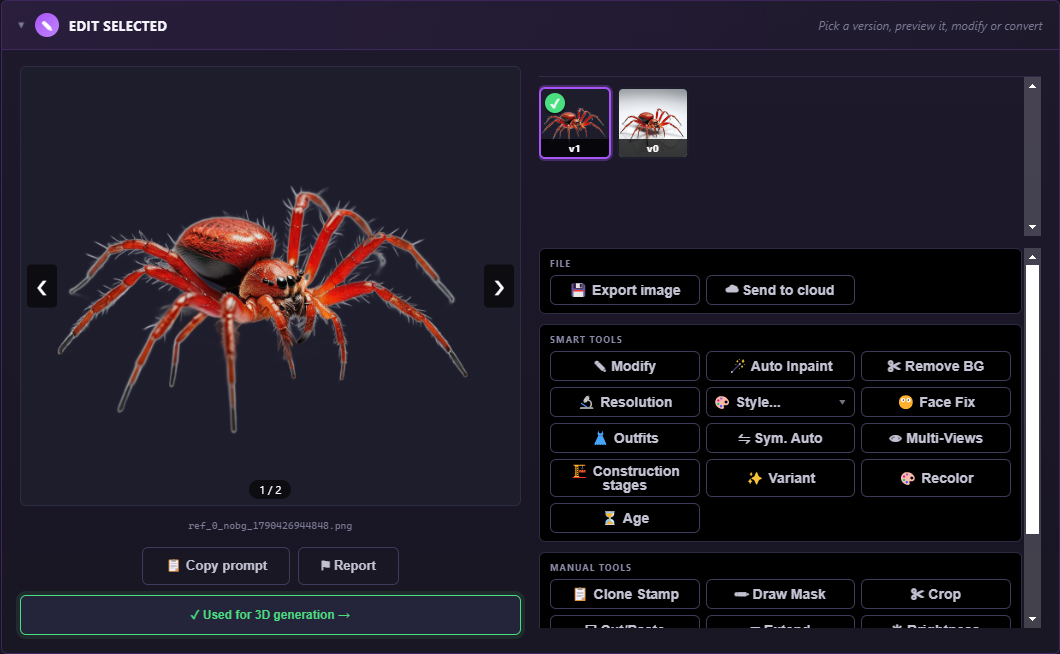
#> input picture build/marketing/store-screenshots/bureau_sources/outils-image.png, 1060 x 654 px
$ python compose_bureau.py
#> lines starting #> are read from the running program, lines starting #| are printed output that depends on the picture; after the words box and inside, x2 and y2 are one past the last pixel; in counts of white or black regions, pixels touching at a corner belong together
"""Captures Microsoft Store de l'APPLI WINDOWS (1920 x 1080 PNG), 28/09/2026.

Le jeu 2026-09-27-site reprenait les images du site, prises dans l'appli WEB :
pastilles de credits partout, alors que l'appli Windows en mode local n'en
affiche aucune (remarque du user). Les vues avec outils (04, 05, 06, 07, 09)
sont refaites depuis l'appli de bureau (projet « red_killing_spider »,
captures dans bureau_sources/, prises via le port de debogage d'Electron) ;
01, 02, 03 et 08 n'ont pas de credits et sont reprises du jeu precedent.

Usage : python build/marketing/store-screenshots/compose_bureau.py
"""
import os
import shutil
from PIL import Image, ImageDraw, ImageFilter

ICI = os.path.dirname(os.path.abspath(__file__))
SRC = os.path.join(ICI, 'bureau_sources') + os.sep
AVANT = os.path.join(ICI, '2026-09-27-site') + os.sep
OUT = os.path.join(ICI, '2026-09-28-bureau') + os.sep
os.makedirs(OUT, exist_ok=True)

W, H = 1920, 1080
FOND = (11, 11, 20)
BORD = (42, 42, 64)


def fond():
    im = Image.new('RGB', (W, H), FOND)
    halo = Image.new('RGB', (W, H), FOND)
    ImageDraw.Draw(halo).ellipse((W * 0.15, -H * 0.35, W * 0.85, H * 0.55), fill=(56, 22, 70))
    return Image.blend(im, halo.filter(ImageFilter.GaussianBlur(220)), 0.55)


def arrondi(im, r):
    m = Image.new('L', im.size, 0)
    ImageDraw.Draw(m).rounded_rectangle((0, 0, im.size[0] - 1, im.size[1] - 1), r, fill=255)
    return m


def poser(canvas, im, cx, cy, r=16):
    x, y = int(cx - im.size[0] / 2), int(cy - im.size[1] / 2)
    ombre = Image.new('L', (im.size[0] + 120, im.size[1] + 120), 0)
    ImageDraw.Draw(ombre).rounded_rectangle((60, 70, im.size[0] + 60, im.size[1] + 70), r, fill=150)
    canvas.paste((0, 0, 0), (x - 60, y - 60), ombre.filter(ImageFilter.GaussianBlur(28)))
    canvas.paste(im, (x, y), arrondi(im, r))
    ImageDraw.Draw(canvas).rounded_rectangle((x, y, x + im.size[0] - 1, y + im.size[1] - 1), r, outline=BORD, width=2)


def ajuster(im, max_w, max_h, max_up=1.6):
    k = min(max_w / im.size[0], max_h / im.size[1], max_up)
    return im.resize((round(im.size[0] * k), round(im.size[1] * k)), Image.LANCZOS)


def simple(im, sortie, max_w=1700, max_h=940):
    c = fond()
    im = ajuster(im.convert('RGB'), max_w, max_h)
    poser(c, im, W / 2, H / 2)
    c.save(OUT + sortie, optimize=True)
    return sortie, im.size


faits = []
for f in ('01_accueil.png', '02_etapes_araignee.png', '03_etapes_guerrier.png', '08_projets.png'):
    shutil.copyfile(AVANT + f, OUT + f)
    faits.append((f, 'repris'))
faits.append(simple(Image.open(SRC + 'outils-image.png'), '04_outils_image.png'))
#> in fond, `im = Image.new('RGB', (W, H), FOND)`:
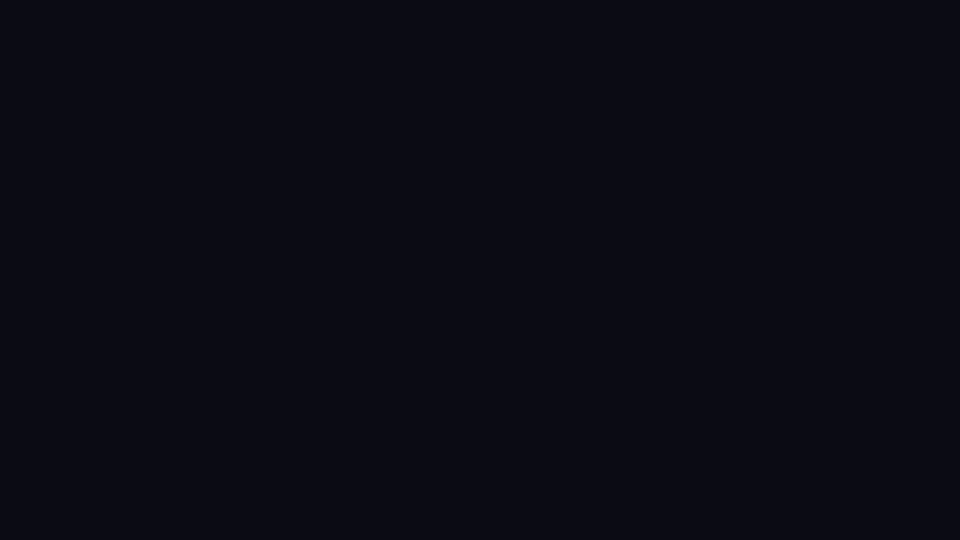
#> im: PIL image 1920x1080 RGB (shown at 1/2 size); mean R, G, B 11, 11, 20
#> in fond, `ImageDraw.Draw(halo).ellipse((W * 0.15, -H * 0.35, W * 0.85, H * 0.55)..`:
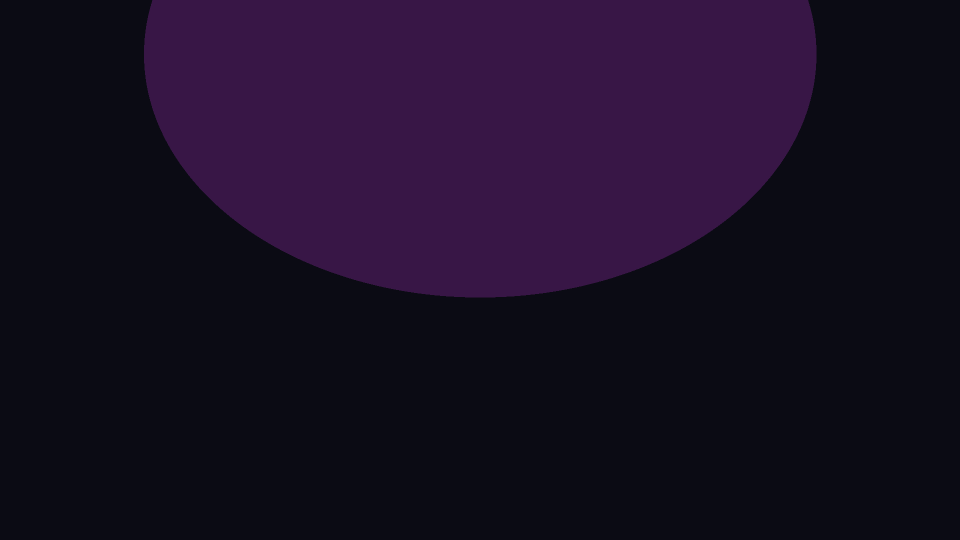
#> halo: PIL image 1920x1080 RGB (shown at 1/2 size); mean R, G, B 25.3, 14.5, 35.9
#> in fond, `return Image.blend(im, halo.filter(ImageFilter.GaussianBlur(220)), 0.55)`:
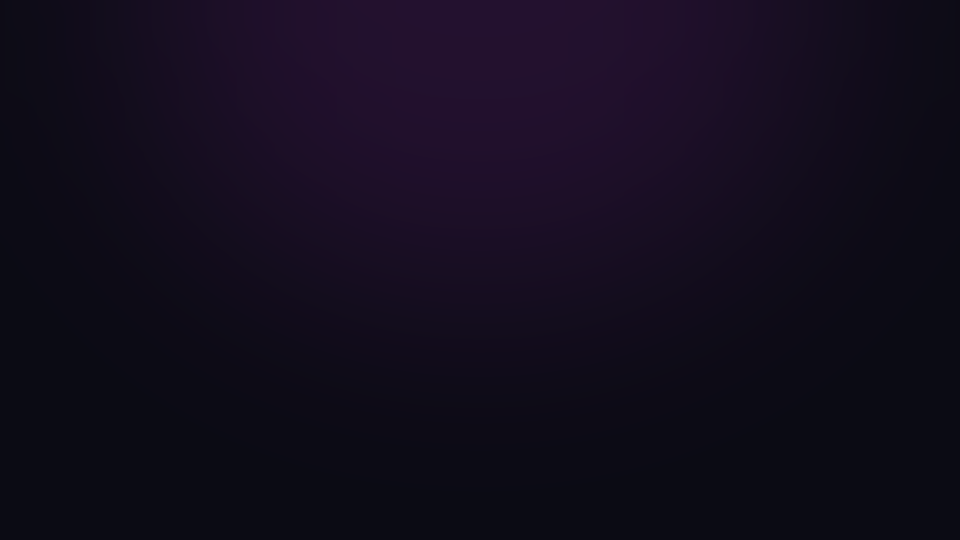
#> returned value: PIL image 1920x1080 RGB (shown at 1/2 size); mean R, G, B 18.4, 12.6, 28.2
#> in ajuster, `return im.resize((round(im.size[0] * k), round(im.size[1] * k)), Image..`:
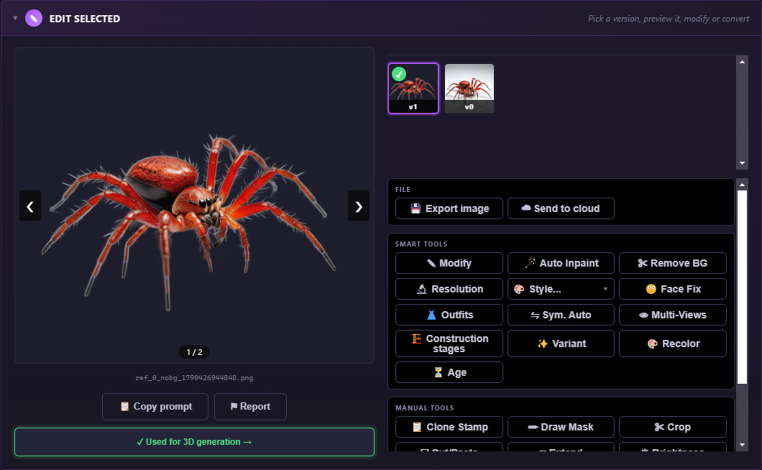
#> returned value: PIL image 1524x940 RGB (shown at 1/2 size); mean R, G, B 33.1, 28.8, 40.6
#> in poser, `ombre = Image.new('L', (im.size[0] + 120, im.size[1] + 120), 0)`: ombre: PIL image 1644x1060 L; every value is 0
#> in poser, `ImageDraw.Draw(ombre).rounded_rectangle((60, 70, im.size[0] + 60, im.s..`:
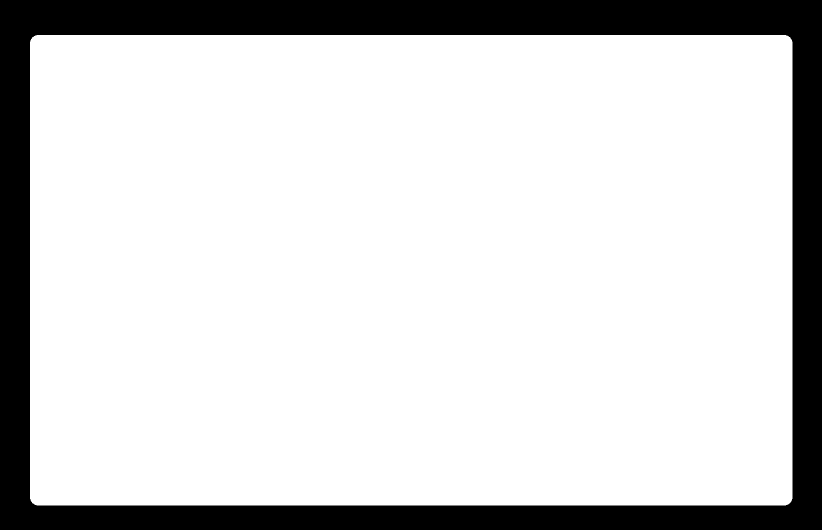
#> ombre: PIL image 1644x1060 L (shown at 1/2 size); values 0 (black) and 150 (white), 82.3% white; 1 black region, box (x1, y1, x2, y2) and area: (0, 0, 1644, 1060) 307859
#> in arrondi, `m = Image.new('L', im.size, 0)`: m: PIL image 1524x940 L; every value is 0
#> in arrondi, `ImageDraw.Draw(m).rounded_rectangle((0, 0, im.size[0] - 1, im.size[1] ..`:
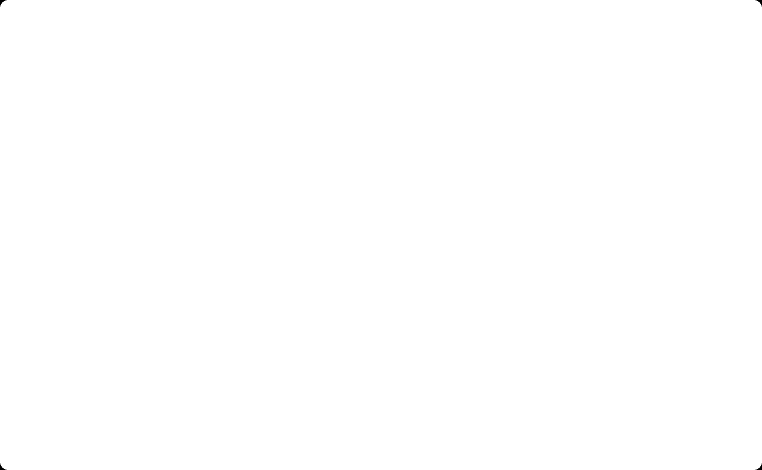
#> m: PIL image 1524x940 L (shown at 1/2 size); 100% white; 4 black regions, box (x1, y1, x2, y2) and area: (0, 0, 13, 13) 61, (1511, 0, 1524, 13) 61, (0, 927, 13, 940) 61, (1511, 927, 1524, 940) 61
#> in poser, `canvas.paste(im, (x, y), arrondi(im, r))`:
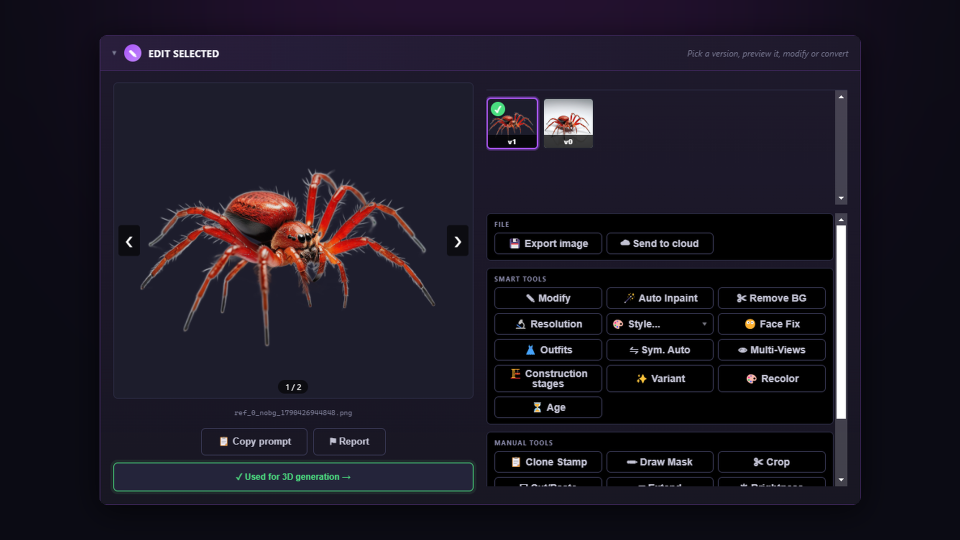
#> canvas: PIL image 1920x1080 RGB (shown at 1/2 size); mean R, G, B 27.3, 23.4, 35.2
#> (the run stopped early here; a loop or call above may not have finished)
